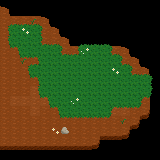

The image is a tile-based game level rendered from a .tmx file. Its description and complete source (layers, tilesets, objects, tile grids) follow:
An orthogonal 16x16 tile map with 10x10 px tiles, 7 tile layers (grass and dirt, grass border U, grass border R, grass border D, ...).

<map version="1.10" tiledversion="1.10.1" orientation="orthogonal" renderorder="right-down" width="16" height="16" tilewidth="10" tileheight="10" infinite="0" nextlayerid="8" nextobjectid="1">
 <tileset firstgid="1" source="../../Tiles/thicket tiles.tsx" />
 <layer id="1" name="grass and dirt" width="16" height="16">
  <data encoding="csv">
0,0,0,0,0,0,0,0,0,0,0,0,0,0,0,0,
18,0,0,0,0,0,0,0,0,0,0,0,0,0,0,0,
1,1,1,1,18,0,0,0,0,0,0,0,0,0,0,0,
1,2,2,2,1,18,0,0,0,0,0,0,0,0,0,0,
1,2,2,2,1,1,18,0,0,0,0,0,0,0,0,0,
1,1,2,2,2,2,1,1,2,2,2,1,18,0,0,0,
1,1,1,1,2,2,2,2,2,2,2,2,1,18,0,0,
1,1,1,2,2,2,2,2,2,2,2,2,2,1,18,0,
1,1,1,1,2,2,2,2,2,2,2,2,2,2,2,0,
1,1,1,15,2,2,2,2,2,2,2,2,2,2,2,0,
1,15,15,15,15,2,2,2,2,2,2,2,2,2,1,0,
1,1,1,15,1,1,2,2,2,2,2,15,15,1,20,0,
1,1,1,1,1,1,1,1,1,1,1,1,1,20,0,0,
1,1,1,1,1,1,1,1,1,1,1,1,20,0,0,0,
1,1,1,1,1,1,1,1,1,20,0,0,0,0,0,0,
0,0,0,0,0,0,0,0,0,0,0,0,0,0,0,0
</data>
 </layer>
 <layer id="2" name="grass border U" width="16" height="16">
  <data encoding="csv">
0,0,0,0,0,0,0,0,0,0,0,0,0,0,0,0,
0,0,0,0,0,0,0,0,0,0,0,0,0,0,0,0,
0,8,8,8,0,0,0,0,0,0,0,0,0,0,0,0,
0,0,0,0,0,0,0,0,0,0,0,0,0,0,0,0,
0,0,0,0,8,8,0,0,8,8,8,0,0,0,0,0,
0,0,0,0,0,0,8,8,0,0,0,8,0,0,0,0,
0,0,0,8,0,0,0,0,0,0,0,0,8,0,0,0,
0,0,0,0,0,0,0,0,0,0,0,0,0,8,8,0,
0,0,0,0,0,0,0,0,0,0,0,0,0,0,0,0,
0,0,0,0,0,0,0,0,0,0,0,0,0,0,0,0,
0,0,0,0,0,0,0,0,0,0,0,0,0,0,0,0,
0,0,0,0,0,0,0,0,0,0,0,0,0,0,0,0,
0,0,0,0,0,0,0,0,0,0,0,0,0,0,0,0,
0,0,0,0,0,0,0,0,0,0,0,0,0,0,0,0,
0,0,0,0,0,0,0,0,0,0,0,0,0,0,0,0,
0,0,0,0,0,0,0,0,0,0,0,0,0,0,0,0
</data>
 </layer>
 <layer id="3" name="grass border R" width="16" height="16">
  <data encoding="csv">
0,0,0,0,0,0,0,0,0,0,0,0,0,0,0,0,
0,0,0,0,0,0,0,0,0,0,0,0,0,0,0,0,
0,0,0,0,0,0,0,0,0,0,0,0,0,0,0,0,
0,0,0,0,9,0,0,0,0,0,0,0,0,0,0,0,
0,0,0,0,9,0,0,0,0,0,0,0,0,0,0,0,
0,0,0,0,0,0,9,0,0,0,0,9,0,0,0,0,
0,0,0,0,0,0,0,0,0,0,0,0,9,0,0,0,
0,0,0,0,0,0,0,0,0,0,0,0,0,9,0,0,
0,0,0,0,0,0,0,0,0,0,0,0,0,0,0,9,
0,0,0,0,0,0,0,0,0,0,0,0,0,0,0,9,
0,0,0,0,0,0,0,0,0,0,0,0,0,0,9,0,
0,0,0,0,0,0,0,0,0,0,0,9,0,0,0,0,
0,0,0,0,0,0,0,0,0,0,0,0,0,0,0,0,
0,0,0,0,0,0,0,0,0,0,0,0,0,0,0,0,
0,0,0,0,0,0,0,0,0,0,0,0,0,0,0,0,
0,0,0,0,0,0,0,0,0,0,0,0,0,0,0,0
</data>
 </layer>
 <layer id="4" name="grass border D" width="16" height="16">
  <data encoding="csv">
0,0,0,0,0,0,0,0,0,0,0,0,0,0,0,0,
0,0,0,0,0,0,0,0,0,0,0,0,0,0,0,0,
0,0,0,0,0,0,0,0,0,0,0,0,0,0,0,0,
0,0,0,0,0,0,0,0,0,0,0,0,0,0,0,0,
0,0,0,0,0,0,0,0,0,0,0,0,0,0,0,0,
0,11,0,0,0,0,0,0,0,0,0,0,0,0,0,0,
0,0,11,11,0,0,0,0,0,0,0,0,0,0,0,0,
0,0,0,0,0,0,0,0,0,0,0,0,0,0,0,0,
0,0,0,11,0,0,0,0,0,0,0,0,0,0,0,0,
0,0,0,0,0,0,0,0,0,0,0,0,0,0,0,0,
0,0,0,0,11,0,0,0,0,0,0,0,0,0,11,0,
0,0,0,0,0,11,0,0,0,0,0,11,11,11,0,0,
0,0,0,0,0,0,11,11,11,11,11,0,0,0,0,0,
0,0,0,0,0,0,0,0,0,0,0,0,0,0,0,0,
0,0,0,0,0,0,0,0,0,0,0,0,0,0,0,0,
0,0,0,0,0,0,0,0,0,0,0,0,0,0,0,0
</data>
 </layer>
 <layer id="5" name="grass border L" width="16" height="16">
  <data encoding="csv">
0,0,0,0,0,0,0,0,0,0,0,0,0,0,0,0,
0,0,0,0,0,0,0,0,0,0,0,0,0,0,0,0,
0,0,0,0,0,0,0,0,0,0,0,0,0,0,0,0,
10,0,0,0,0,0,0,0,0,0,0,0,0,0,0,0,
10,0,0,0,0,0,0,0,0,0,0,0,0,0,0,0,
0,10,0,0,0,0,0,10,0,0,0,0,0,0,0,0,
0,0,0,10,0,0,0,0,0,0,0,0,0,0,0,0,
0,0,10,0,0,0,0,0,0,0,0,0,0,0,0,0,
0,0,0,10,0,0,0,0,0,0,0,0,0,0,0,0,
0,0,0,10,0,0,0,0,0,0,0,0,0,0,0,0,
0,0,0,0,10,0,0,0,0,0,0,0,0,0,0,0,
0,0,0,0,0,10,0,0,0,0,0,0,0,0,0,0,
0,0,0,0,0,0,0,0,0,0,0,0,0,0,0,0,
0,0,0,0,0,0,0,0,0,0,0,0,0,0,0,0,
0,0,0,0,0,0,0,0,0,0,0,0,0,0,0,0,
0,0,0,0,0,0,0,0,0,0,0,0,0,0,0,0
</data>
 </layer>
 <layer id="6" name="decor" width="16" height="16">
  <data encoding="csv">
0,0,0,0,0,0,0,0,0,0,0,0,0,0,0,0,
0,0,0,0,0,0,0,0,0,0,0,0,0,0,0,0,
0,0,0,13,0,0,0,0,0,0,0,0,0,0,0,0,
0,0,12,0,0,0,0,0,0,0,0,0,0,0,0,0,
0,0,0,0,0,0,0,0,0,0,0,0,0,0,0,0,
0,0,0,0,0,0,0,0,14,0,0,0,0,0,0,0,
0,0,13,0,0,0,0,0,0,0,0,0,0,0,0,0,
0,0,0,0,0,0,0,0,0,0,0,12,0,0,0,0,
0,0,0,0,0,0,0,0,0,0,0,0,0,0,0,0,
0,0,0,0,0,0,0,0,0,0,0,0,0,0,0,0,
0,0,0,0,0,0,0,14,0,0,0,0,0,0,0,0,
0,0,0,0,0,0,0,0,0,0,0,0,0,0,0,0,
0,0,0,0,0,0,0,0,0,0,0,0,13,0,0,0,
0,0,0,0,0,12,16,0,0,0,0,0,0,0,0,0,
0,0,0,0,0,0,0,0,0,0,0,0,0,0,0,0,
0,0,0,0,0,0,0,0,0,0,0,0,0,0,0,0
</data>
 </layer>
 <layer id="7" name="collision" width="16" height="16">
  <data encoding="csv">
37,37,37,37,37,37,37,37,37,37,37,37,37,37,37,37,
0,37,37,37,37,37,37,37,37,37,37,37,37,37,37,37,
0,0,0,0,0,37,37,37,37,37,37,37,37,37,37,37,
0,0,0,0,0,0,37,37,37,37,37,37,37,37,37,37,
0,0,0,0,0,0,0,37,37,37,37,37,37,37,37,37,
0,0,0,0,0,0,0,0,0,0,0,0,0,37,37,37,
0,0,0,0,0,0,0,0,0,0,0,0,0,0,37,37,
0,0,0,0,0,0,0,0,0,0,0,0,0,0,0,37,
0,0,0,0,0,0,0,0,0,0,0,0,0,0,0,37,
0,0,0,0,0,0,0,0,0,0,0,0,0,0,0,37,
0,0,0,0,0,0,0,0,0,0,0,0,0,0,0,37,
0,0,0,0,0,0,0,0,0,0,0,0,0,0,0,37,
0,0,0,0,0,0,0,0,0,0,0,0,0,0,37,37,
0,0,0,0,0,0,0,0,0,0,0,0,0,37,37,37,
0,0,0,0,0,0,0,0,0,0,37,37,37,37,37,37,
37,37,37,37,37,37,37,37,37,37,37,37,37,37,37,37
</data>
 </layer>
</map>